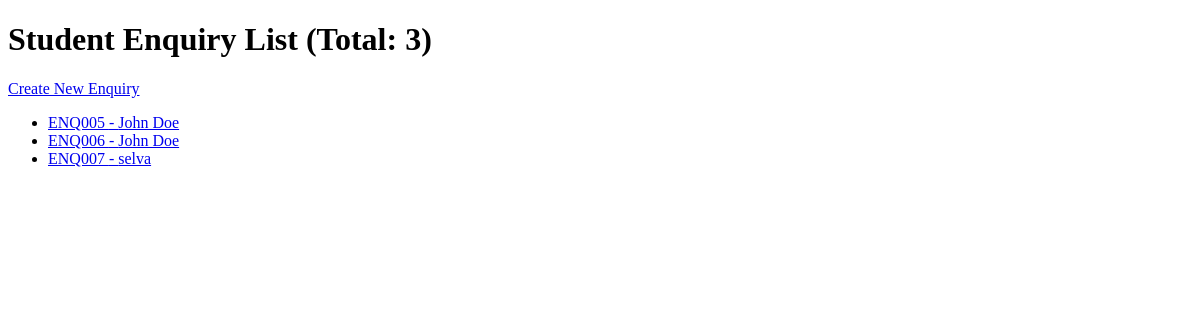
The app's page /, older data.
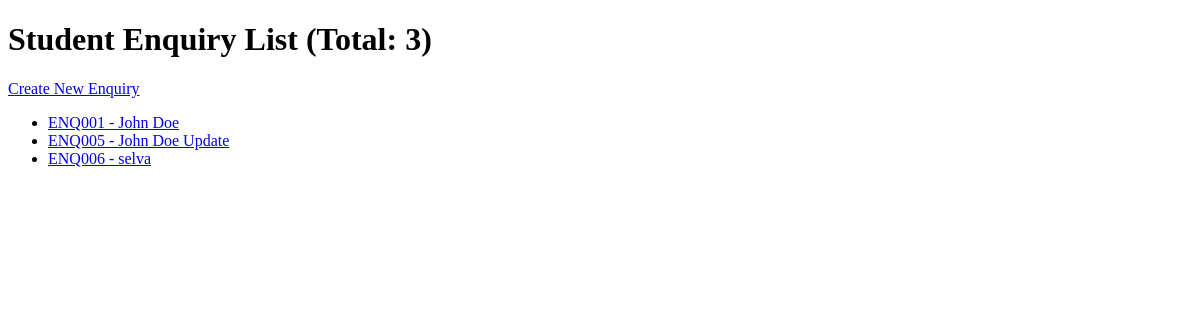
The same page, newer data.
### ENQUIRY/models.py (models this page shows, shortened)
class StudentEnquiry(models.Model):
    enquiryId = models.CharField(max_length=10, unique=True, editable=False)
    name = models.CharField(max_length=255, null=True, blank=True)
    dob = models.CharField(max_length=255, null=True, blank=True)
    mobile = models.CharField(max_length=10, null=True, blank=True)
    email = models.EmailField(null=True, blank=True)
    education = models.CharField(max_length=255, null=True, blank=True)
    passout_year = models.CharField(max_length=4, null=True, blank=True)
    course = models.CharField(max_length=255, null=True, blank=True)
    placement = models.CharField(max_length=3, choices=[('yes', 'Yes'), ('no', 'No')], null=True, blank=True)
    currently_working = models.CharField(max_length=3, null=True, blank=True, choices=[('yes', 'Yes'), ('no', 'No')])
    profession = models.CharField(max_length=10, blank=True, null=True, choices=[('it', 'IT'), ('non-it', 'Non-IT')])
    company = models.CharField(max_length=255, blank=True, null=True)
    designation = models.CharField(max_length=255, blank=True, null=True)
    duration = models.CharField(max_length=50, blank=True, null=True)
    pf = models.CharField(max_length=3, blank=True, null=True)
    uan = models.CharField(max_length=20, blank=True, null=True)
    form16 = models.CharField(max_length=3, blank=True, null=True, choices=[('yes', 'Yes'), ('no', 'No')])
    address = models.TextField(null=True, blank=True)
    pan_aadhar = models.CharField(max_length=20, null=True, blank=True)
    refer_by = models.CharField(max_length=255, null=True, blank=True)
    referer_mobile = models.CharField(max_length=10, null=True, blank=True)
    created_at = models.DateTimeField(auto_now_add=True)

### ENQUIRY/views.py (the view)
# urls.py: path('', views.student_list, name='student_list'),
def student_list(request):
    students = StudentEnquiry.objects.all()
    return render(request, 'student_list.html', {'students': students})

### ENQUIRY/templates/student_list.html (shortened to what this page needs)
<!DOCTYPE html>
<html>
<head>
</head>
<body>
    <h1>Student Enquiry List (Total: {{ students.count }})</h1>
    <a href="{% url 'student_create' %}">Create New Enquiry</a>
    <ul>
        {% for student in students %}
            <li>
                <a href="{% url 'student_detail' student.pk %}">
                    {{ student.enquiryId }} - {{ student.name }}
                </a>
            </li>
        {% endfor %}
    </ul>
</body>
</html>

Row changes from the older to the newer data that the page shows:
removed StudentEnquiry: enquiryId "ENQ007", name "selva"
added StudentEnquiry: enquiryId "ENQ001", name "John Doe"
changed StudentEnquiry "ENQ005": name "John Doe" → "John Doe Update"
changed StudentEnquiry "ENQ006": name "John Doe" → "selva"
